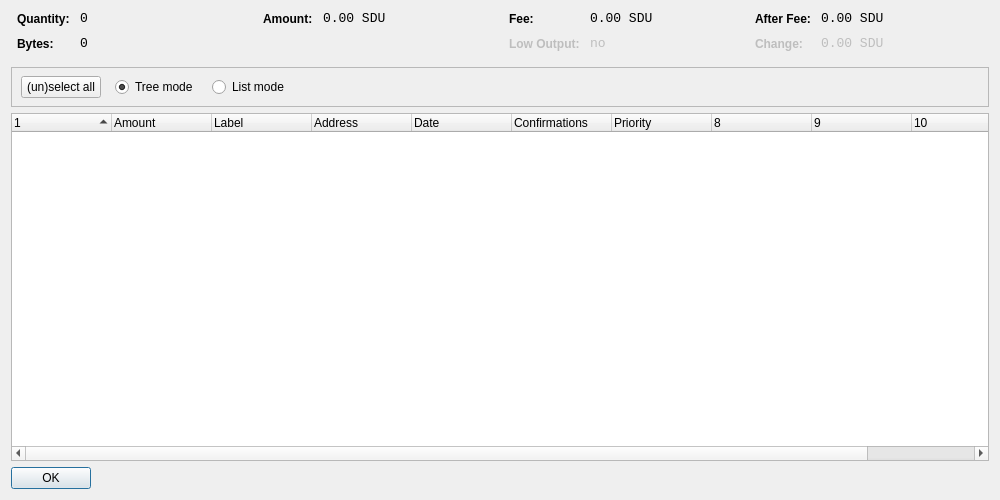
<?xml version="1.0" encoding="UTF-8"?>
<ui version="4.0">
 <class>CoinControlDialog</class>
 <widget class="QDialog" name="CoinControlDialog">
  <property name="geometry">
   <rect>
    <x>0</x>
    <y>0</y>
    <width>1000</width>
    <height>500</height>
   </rect>
  </property>
  <property name="windowTitle">
   <string>Coin Control</string>
  </property>
  <layout class="QVBoxLayout" name="verticalLayout">
   <item>
    <layout class="QHBoxLayout" name="horizontalLayoutTop" stretch="0,0,0,0">
     <property name="topMargin">
      <number>0</number>
     </property>
     <property name="bottomMargin">
      <number>10</number>
     </property>
     <item>
      <layout class="QFormLayout" name="formLayoutCoinControl1">
       <property name="horizontalSpacing">
        <number>10</number>
       </property>
       <property name="verticalSpacing">
        <number>10</number>
       </property>
       <property name="leftMargin">
        <number>6</number>
       </property>
       <property name="rightMargin">
        <number>6</number>
       </property>
       <item row="0" column="0">
        <widget class="QLabel" name="labelCoinControlQuantityText">
         <property name="styleSheet">
          <string notr="true">font-weight:bold;</string>
         </property>
         <property name="text">
          <string>Quantity:</string>
         </property>
        </widget>
       </item>
       <item row="0" column="1">
        <widget class="QLabel" name="labelCoinControlQuantity">
         <property name="font">
          <font>
           <family>Monospace</family>
           <pointsize>10</pointsize>
          </font>
         </property>
         <property name="cursor">
          <cursorShape>IBeamCursor</cursorShape>
         </property>
         <property name="contextMenuPolicy">
          <enum>Qt::ActionsContextMenu</enum>
         </property>
         <property name="text">
          <string notr="true">0</string>
         </property>
         <property name="textInteractionFlags">
          <set>Qt::LinksAccessibleByMouse|Qt::TextSelectableByKeyboard|Qt::TextSelectableByMouse</set>
         </property>
        </widget>
       </item>
       <item row="1" column="0">
        <widget class="QLabel" name="labelCoinControlBytesText">
         <property name="styleSheet">
          <string notr="true">font-weight:bold;</string>
         </property>
         <property name="text">
          <string>Bytes:</string>
         </property>
        </widget>
       </item>
       <item row="1" column="1">
        <widget class="QLabel" name="labelCoinControlBytes">
         <property name="font">
          <font>
           <family>Monospace</family>
           <pointsize>10</pointsize>
          </font>
         </property>
         <property name="cursor">
          <cursorShape>IBeamCursor</cursorShape>
         </property>
         <property name="contextMenuPolicy">
          <enum>Qt::ActionsContextMenu</enum>
         </property>
         <property name="text">
          <string notr="true">0</string>
         </property>
         <property name="textInteractionFlags">
          <set>Qt::LinksAccessibleByMouse|Qt::TextSelectableByKeyboard|Qt::TextSelectableByMouse</set>
         </property>
        </widget>
       </item>
      </layout>
     </item>
     <item>
      <layout class="QFormLayout" name="formLayoutCoinControl2">
       <property name="horizontalSpacing">
        <number>10</number>
       </property>
       <property name="verticalSpacing">
        <number>10</number>
       </property>
       <property name="leftMargin">
        <number>6</number>
       </property>
       <property name="rightMargin">
        <number>6</number>
       </property>
       <item row="0" column="0">
        <widget class="QLabel" name="labelCoinControlAmountText">
         <property name="styleSheet">
          <string notr="true">font-weight:bold;</string>
         </property>
         <property name="text">
          <string>Amount:</string>
         </property>
        </widget>
       </item>
       <item row="0" column="1">
        <widget class="QLabel" name="labelCoinControlAmount">
         <property name="font">
          <font>
           <family>Monospace</family>
           <pointsize>10</pointsize>
          </font>
         </property>
         <property name="cursor">
          <cursorShape>IBeamCursor</cursorShape>
         </property>
         <property name="contextMenuPolicy">
          <enum>Qt::ActionsContextMenu</enum>
         </property>
         <property name="text">
          <string notr="true">0.00 SDU</string>
         </property>
         <property name="textInteractionFlags">
          <set>Qt::LinksAccessibleByMouse|Qt::TextSelectableByKeyboard|Qt::TextSelectableByMouse</set>
         </property>
        </widget>
       </item>
      </layout>
     </item>
     <item>
      <layout class="QFormLayout" name="formLayoutCoinControl3">
       <property name="horizontalSpacing">
        <number>10</number>
       </property>
       <property name="verticalSpacing">
        <number>10</number>
       </property>
       <property name="leftMargin">
        <number>6</number>
       </property>
       <property name="rightMargin">
        <number>6</number>
       </property>
       <item row="0" column="0">
        <widget class="QLabel" name="labelCoinControlFeeText">
         <property name="styleSheet">
          <string notr="true">font-weight:bold;</string>
         </property>
         <property name="text">
          <string>Fee:</string>
         </property>
        </widget>
       </item>
       <item row="0" column="1">
        <widget class="QLabel" name="labelCoinControlFee">
         <property name="font">
          <font>
           <family>Monospace</family>
           <pointsize>10</pointsize>
          </font>
         </property>
         <property name="cursor">
          <cursorShape>IBeamCursor</cursorShape>
         </property>
         <property name="contextMenuPolicy">
          <enum>Qt::ActionsContextMenu</enum>
         </property>
         <property name="text">
          <string notr="true">0.00 SDU</string>
         </property>
         <property name="textInteractionFlags">
          <set>Qt::LinksAccessibleByMouse|Qt::TextSelectableByKeyboard|Qt::TextSelectableByMouse</set>
         </property>
        </widget>
       </item>
       <item row="1" column="0">
        <widget class="QLabel" name="labelCoinControlLowOutputText">
         <property name="enabled">
          <bool>false</bool>
         </property>
         <property name="styleSheet">
          <string notr="true">font-weight:bold;</string>
         </property>
         <property name="text">
          <string>Low Output:</string>
         </property>
        </widget>
       </item>
       <item row="1" column="1">
        <widget class="QLabel" name="labelCoinControlLowOutput">
         <property name="enabled">
          <bool>false</bool>
         </property>
         <property name="font">
          <font>
           <family>Monospace</family>
           <pointsize>10</pointsize>
          </font>
         </property>
         <property name="cursor">
          <cursorShape>IBeamCursor</cursorShape>
         </property>
         <property name="contextMenuPolicy">
          <enum>Qt::ActionsContextMenu</enum>
         </property>
         <property name="text">
          <string notr="true">no</string>
         </property>
         <property name="textInteractionFlags">
          <set>Qt::LinksAccessibleByMouse|Qt::TextSelectableByKeyboard|Qt::TextSelectableByMouse</set>
         </property>
        </widget>
       </item>
      </layout>
     </item>
     <item>
      <layout class="QFormLayout" name="formLayoutCoinControl4">
       <property name="horizontalSpacing">
        <number>10</number>
       </property>
       <property name="verticalSpacing">
        <number>10</number>
       </property>
       <property name="leftMargin">
        <number>6</number>
       </property>
       <property name="rightMargin">
        <number>6</number>
       </property>
       <item row="0" column="0">
        <widget class="QLabel" name="labelCoinControlAfterFeeText">
         <property name="styleSheet">
          <string notr="true">font-weight:bold;</string>
         </property>
         <property name="text">
          <string>After Fee:</string>
         </property>
        </widget>
       </item>
       <item row="0" column="1">
        <widget class="QLabel" name="labelCoinControlAfterFee">
         <property name="font">
          <font>
           <family>Monospace</family>
           <pointsize>10</pointsize>
          </font>
         </property>
         <property name="cursor">
          <cursorShape>IBeamCursor</cursorShape>
         </property>
         <property name="contextMenuPolicy">
          <enum>Qt::ActionsContextMenu</enum>
         </property>
         <property name="text">
          <string notr="true">0.00 SDU</string>
         </property>
         <property name="textInteractionFlags">
          <set>Qt::LinksAccessibleByMouse|Qt::TextSelectableByKeyboard|Qt::TextSelectableByMouse</set>
         </property>
        </widget>
       </item>
       <item row="1" column="0">
        <widget class="QLabel" name="labelCoinControlChangeText">
         <property name="enabled">
          <bool>false</bool>
         </property>
         <property name="styleSheet">
          <string notr="true">font-weight:bold;</string>
         </property>
         <property name="text">
          <string>Change:</string>
         </property>
        </widget>
       </item>
       <item row="1" column="1">
        <widget class="QLabel" name="labelCoinControlChange">
         <property name="enabled">
          <bool>false</bool>
         </property>
         <property name="font">
          <font>
           <family>Monospace</family>
           <pointsize>10</pointsize>
          </font>
         </property>
         <property name="cursor">
          <cursorShape>IBeamCursor</cursorShape>
         </property>
         <property name="contextMenuPolicy">
          <enum>Qt::ActionsContextMenu</enum>
         </property>
         <property name="text">
          <string notr="true">0.00 SDU</string>
         </property>
         <property name="textInteractionFlags">
          <set>Qt::LinksAccessibleByMouse|Qt::TextSelectableByKeyboard|Qt::TextSelectableByMouse</set>
         </property>
        </widget>
       </item>
      </layout>
     </item>
    </layout>
   </item>
   <item>
    <widget class="QFrame" name="frame">
     <property name="minimumSize">
      <size>
       <width>0</width>
       <height>40</height>
      </size>
     </property>
     <property name="frameShape">
      <enum>QFrame::StyledPanel</enum>
     </property>
     <property name="frameShadow">
      <enum>QFrame::Sunken</enum>
     </property>
     <widget class="QWidget" name="horizontalLayoutWidget">
      <property name="geometry">
       <rect>
        <x>10</x>
        <y>0</y>
        <width>781</width>
        <height>41</height>
       </rect>
      </property>
      <layout class="QHBoxLayout" name="horizontalLayoutPanel" stretch="0,0,0,0,0">
       <property name="spacing">
        <number>14</number>
       </property>
       <item>
        <widget class="QPushButton" name="pushButtonSelectAll">
         <property name="sizePolicy">
          <sizepolicy hsizetype="Maximum" vsizetype="Fixed">
           <horstretch>0</horstretch>
           <verstretch>0</verstretch>
          </sizepolicy>
         </property>
         <property name="text">
          <string>(un)select all</string>
         </property>
        </widget>
       </item>
       <item>
        <widget class="QRadioButton" name="radioTreeMode">
         <property name="sizePolicy">
          <sizepolicy hsizetype="Maximum" vsizetype="Fixed">
           <horstretch>0</horstretch>
           <verstretch>0</verstretch>
          </sizepolicy>
         </property>
         <property name="text">
          <string>Tree mode</string>
         </property>
         <property name="checked">
          <bool>true</bool>
         </property>
        </widget>
       </item>
       <item>
        <widget class="QRadioButton" name="radioListMode">
         <property name="sizePolicy">
          <sizepolicy hsizetype="Maximum" vsizetype="Fixed">
           <horstretch>0</horstretch>
           <verstretch>0</verstretch>
          </sizepolicy>
         </property>
         <property name="text">
          <string>List mode</string>
         </property>
        </widget>
       </item>
       <item>
        <spacer name="horizontalSpacer">
         <property name="orientation">
          <enum>Qt::Horizontal</enum>
         </property>
         <property name="sizeHint" stdset="0">
          <size>
           <width>40</width>
           <height>20</height>
          </size>
         </property>
        </spacer>
       </item>
      </layout>
     </widget>
    </widget>
   </item>
   <item>
    <widget class="CoinControlTreeWidget" name="treeWidget">
     <property name="contextMenuPolicy">
      <enum>Qt::CustomContextMenu</enum>
     </property>
     <property name="sortingEnabled">
      <bool>false</bool>
     </property>
     <property name="columnCount">
      <number>11</number>
     </property>
     <attribute name="headerShowSortIndicator" stdset="0">
      <bool>true</bool>
     </attribute>
     <attribute name="headerStretchLastSection">
      <bool>false</bool>
     </attribute>
     <column>
      <property name="text">
       <string/>
      </property>
     </column>
     <column>
      <property name="text">
       <string>Amount</string>
      </property>
     </column>
     <column>
      <property name="text">
       <string>Label</string>
      </property>
     </column>
     <column>
      <property name="text">
       <string>Address</string>
      </property>
     </column>
     <column>
      <property name="text">
       <string>Date</string>
      </property>
     </column>
     <column>
      <property name="text">
       <string>Confirmations</string>
      </property>
      <property name="toolTip">
       <string>Confirmed</string>
      </property>
     </column>
     <column>
      <property name="text">
       <string>Priority</string>
      </property>
     </column>
     <column>
      <property name="text">
       <string/>
      </property>
     </column>
     <column>
      <property name="text">
       <string/>
      </property>
     </column>
     <column>
      <property name="text">
       <string/>
      </property>
     </column>
     <column>
      <property name="text">
       <string/>
      </property>
     </column>
    </widget>
   </item>
   <item>
    <widget class="QDialogButtonBox" name="buttonBox">
     <property name="sizePolicy">
      <sizepolicy hsizetype="Maximum" vsizetype="Fixed">
       <horstretch>0</horstretch>
       <verstretch>0</verstretch>
      </sizepolicy>
     </property>
     <property name="orientation">
      <enum>Qt::Horizontal</enum>
     </property>
     <property name="standardButtons">
      <set>QDialogButtonBox::Ok</set>
     </property>
    </widget>
   </item>
  </layout>
 </widget>
 <customwidgets>
  <customwidget>
   <class>CoinControlTreeWidget</class>
   <extends>QTreeWidget</extends>
   <header>coincontroltreewidget.h</header>
  </customwidget>
 </customwidgets>
 <resources/>
 <connections/>
</ui>
